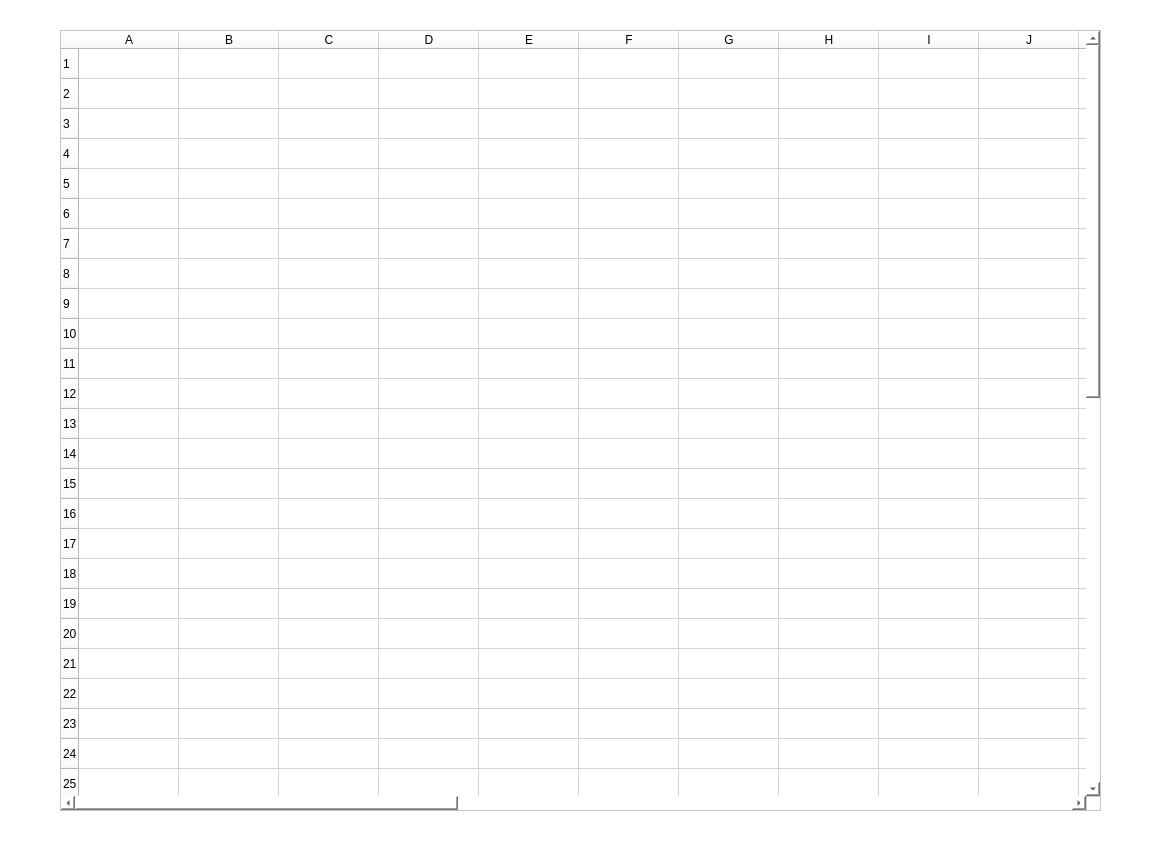
<?xml version="1.0" encoding="UTF-8"?>
<ui version="4.0">
 <class>Dialog</class>
 <widget class="QDialog" name="Dialog">
  <property name="windowTitle">
   <string>Dialog</string>
  </property>
  <property name="styleSheet">
   <string notr="true">background-color: rgb(255, 255, 255);</string>
  </property>
  <widget class="QTableWidget" name="tableWidget">
   <property name="geometry">
    <rect>
     <x>60</x>
     <y>30</y>
     <width>1041</width>
     <height>781</height>
    </rect>
   </property>
   <row>
    <property name="text">
     <string>1</string>
    </property>
   </row>
   <row>
    <property name="text">
     <string>2</string>
    </property>
   </row>
   <row>
    <property name="text">
     <string>3</string>
    </property>
   </row>
   <row>
    <property name="text">
     <string>4</string>
    </property>
   </row>
   <row>
    <property name="text">
     <string>5</string>
    </property>
   </row>
   <row>
    <property name="text">
     <string>6</string>
    </property>
   </row>
   <row>
    <property name="text">
     <string>7</string>
    </property>
   </row>
   <row>
    <property name="text">
     <string>8</string>
    </property>
   </row>
   <row>
    <property name="text">
     <string>9</string>
    </property>
   </row>
   <row>
    <property name="text">
     <string>10</string>
    </property>
   </row>
   <row>
    <property name="text">
     <string>11</string>
    </property>
   </row>
   <row>
    <property name="text">
     <string>12</string>
    </property>
   </row>
   <row>
    <property name="text">
     <string>13</string>
    </property>
   </row>
   <row>
    <property name="text">
     <string>14</string>
    </property>
   </row>
   <row>
    <property name="text">
     <string>15</string>
    </property>
   </row>
   <row>
    <property name="text">
     <string>16</string>
    </property>
   </row>
   <row>
    <property name="text">
     <string>17</string>
    </property>
   </row>
   <row>
    <property name="text">
     <string>18</string>
    </property>
   </row>
   <row>
    <property name="text">
     <string>19</string>
    </property>
   </row>
   <row>
    <property name="text">
     <string>20</string>
    </property>
   </row>
   <row>
    <property name="text">
     <string>21</string>
    </property>
   </row>
   <row>
    <property name="text">
     <string>22</string>
    </property>
   </row>
   <row>
    <property name="text">
     <string>23</string>
    </property>
   </row>
   <row>
    <property name="text">
     <string>24</string>
    </property>
   </row>
   <row>
    <property name="text">
     <string>25</string>
    </property>
   </row>
   <row>
    <property name="text">
     <string>26</string>
    </property>
   </row>
   <row>
    <property name="text">
     <string>27</string>
    </property>
   </row>
   <row>
    <property name="text">
     <string>28</string>
    </property>
   </row>
   <row>
    <property name="text">
     <string>29</string>
    </property>
   </row>
   <row>
    <property name="text">
     <string>30</string>
    </property>
   </row>
   <row>
    <property name="text">
     <string>31</string>
    </property>
   </row>
   <row>
    <property name="text">
     <string>32</string>
    </property>
   </row>
   <row>
    <property name="text">
     <string>33</string>
    </property>
   </row>
   <row>
    <property name="text">
     <string>34</string>
    </property>
   </row>
   <row>
    <property name="text">
     <string>35</string>
    </property>
   </row>
   <row>
    <property name="text">
     <string>36</string>
    </property>
   </row>
   <row>
    <property name="text">
     <string>37</string>
    </property>
   </row>
   <row>
    <property name="text">
     <string>38</string>
    </property>
   </row>
   <row>
    <property name="text">
     <string>39</string>
    </property>
   </row>
   <row>
    <property name="text">
     <string>40</string>
    </property>
   </row>
   <row>
    <property name="text">
     <string>41</string>
    </property>
   </row>
   <row>
    <property name="text">
     <string>42</string>
    </property>
   </row>
   <row>
    <property name="text">
     <string>43</string>
    </property>
   </row>
   <row>
    <property name="text">
     <string>44</string>
    </property>
   </row>
   <row>
    <property name="text">
     <string>45</string>
    </property>
   </row>
   <row>
    <property name="text">
     <string>46</string>
    </property>
   </row>
   <row>
    <property name="text">
     <string>47</string>
    </property>
   </row>
   <row>
    <property name="text">
     <string>48</string>
    </property>
   </row>
   <row>
    <property name="text">
     <string>49</string>
    </property>
   </row>
   <row>
    <property name="text">
     <string>50</string>
    </property>
   </row>
   <column>
    <property name="text">
     <string>A</string>
    </property>
   </column>
   <column>
    <property name="text">
     <string>B</string>
    </property>
   </column>
   <column>
    <property name="text">
     <string>C</string>
    </property>
   </column>
   <column>
    <property name="text">
     <string>D</string>
    </property>
   </column>
   <column>
    <property name="text">
     <string>E</string>
    </property>
   </column>
   <column>
    <property name="text">
     <string>F</string>
    </property>
   </column>
   <column>
    <property name="text">
     <string>G</string>
    </property>
   </column>
   <column>
    <property name="text">
     <string>H</string>
    </property>
   </column>
   <column>
    <property name="text">
     <string>I</string>
    </property>
   </column>
   <column>
    <property name="text">
     <string>J</string>
    </property>
   </column>
   <column>
    <property name="text">
     <string>K</string>
    </property>
   </column>
   <column>
    <property name="text">
     <string>L</string>
    </property>
   </column>
   <column>
    <property name="text">
     <string>N</string>
    </property>
   </column>
   <column>
    <property name="text">
     <string>N</string>
    </property>
   </column>
   <column>
    <property name="text">
     <string>O</string>
    </property>
   </column>
   <column>
    <property name="text">
     <string>P</string>
    </property>
   </column>
   <column>
    <property name="text">
     <string>Q</string>
    </property>
   </column>
   <column>
    <property name="text">
     <string>R</string>
    </property>
   </column>
   <column>
    <property name="text">
     <string>S</string>
    </property>
   </column>
   <column>
    <property name="text">
     <string>T</string>
    </property>
   </column>
   <column>
    <property name="text">
     <string>U</string>
    </property>
   </column>
   <column>
    <property name="text">
     <string>V</string>
    </property>
   </column>
   <column>
    <property name="text">
     <string>W</string>
    </property>
   </column>
   <column>
    <property name="text">
     <string>X</string>
    </property>
   </column>
   <column>
    <property name="text">
     <string>Y</string>
    </property>
   </column>
   <column>
    <property name="text">
     <string>Z</string>
    </property>
   </column>
  </widget>
 </widget>
 <resources/>
 <connections/>
</ui>
